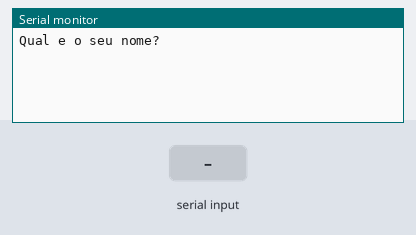
This sketch was run on a simulated Arduino Uno, built with avr-gcc and run on an emulated ATmega328P. Shown: the last lines printed to the serial monitor. The inputs (shaded band) are chosen by the test bench.

Above: at 1.2 s.
1.3 s: "90,45\n" received over Serial
At 3.1 s:
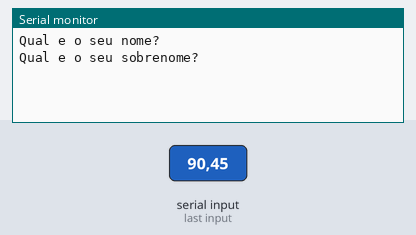
3.8 s: "30,150\n" received over Serial
At 6.0 s:
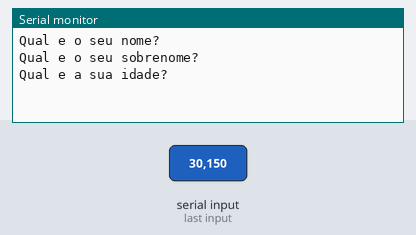
6.3 s: "5\n" received over Serial
At 8.0 s:
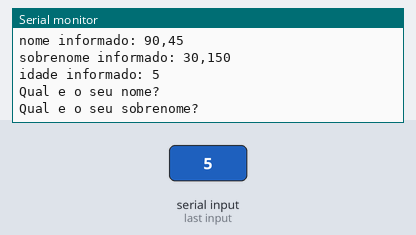

Measured:
- after the input at 1.3 s, the serial monitor: prints a new line after 1.0 s (image 1)
- after the input at 3.8 s, the serial monitor: prints a new line after 1.0 s (image 2)
- after the input at 6.3 s, the serial monitor: prints a new line at once (image 3)

The sketch:

pegar_dados_na_serial1.ino
```cpp
// C++ code
//Variávis
String nome = "";
String sobrenome = "";
int idade = 0;

void setup()
{
  Serial.begin(9600);
}

void loop()
{
   //pedir os dados para o usuário
   Serial.println("Qual e o seu nome?");// mostra uma mensagemna tela(via serial)
   while( ! Serial.available() );//espera o usuário digitar e dar um <Enter>
   nome = Serial.readString();//guarda o texto que o usuário digitou na variável nome

   Serial.println("Qual e o seu sobrenome?");// mostra uma mensagemna tela(via serial)
   while( ! Serial.available() );//espera o usuário digitar e dar um <Enter>
   sobrenome = Serial.readString();//guarda o texto que o usuário digitou na variável nome

   Serial.println("Qual e a sua idade?");// mostra uma mensagemna tela(via serial)
   while( ! Serial.available() );//espera o usuário digitar e dar um <Enter>
   idade = Serial.parseInt();//guarda o texto que o usuário escreveu para inteiro, antes de guardar na variável


   //exibir os dados na serial
  Serial.println("nome informado: " + nome);
  Serial.println("sobrenome informado: " + sobrenome);
  Serial.println("idade informado: " + String(idade));//converta O número para texto para poder juntar todo o texto
  Serial.println();//esceva uma linha vazia
}
```
